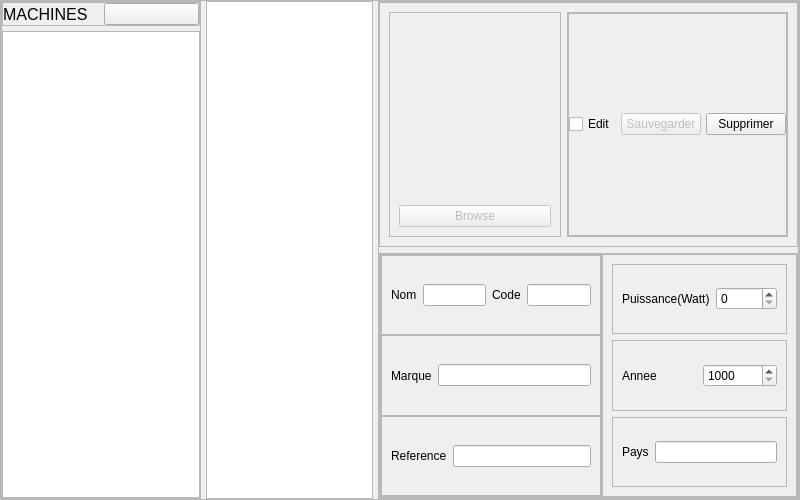
<?xml version="1.0" encoding="UTF-8"?>
<ui version="4.0">
 <class>MachineController</class>
 <widget class="QWidget" name="MachineController">
  <property name="geometry">
   <rect>
    <x>0</x>
    <y>0</y>
    <width>800</width>
    <height>500</height>
   </rect>
  </property>
  <property name="windowTitle">
   <string>Form</string>
  </property>
  <property name="styleSheet">
   <string notr="true"/>
  </property>
  <layout class="QHBoxLayout" name="horizontalLayout_5">
   <property name="spacing">
    <number>5</number>
   </property>
   <property name="leftMargin">
    <number>0</number>
   </property>
   <property name="topMargin">
    <number>0</number>
   </property>
   <property name="rightMargin">
    <number>0</number>
   </property>
   <property name="bottomMargin">
    <number>0</number>
   </property>
   <item>
    <widget class="QFrame" name="machineView">
     <property name="frameShape">
      <enum>QFrame::StyledPanel</enum>
     </property>
     <property name="frameShadow">
      <enum>QFrame::Raised</enum>
     </property>
     <layout class="QHBoxLayout" name="horizontalLayout_2">
      <property name="spacing">
       <number>5</number>
      </property>
      <property name="leftMargin">
       <number>0</number>
      </property>
      <property name="topMargin">
       <number>0</number>
      </property>
      <property name="rightMargin">
       <number>0</number>
      </property>
      <property name="bottomMargin">
       <number>0</number>
      </property>
      <item>
       <widget class="QFrame" name="machineListFrame">
        <property name="minimumSize">
         <size>
          <width>200</width>
          <height>0</height>
         </size>
        </property>
        <property name="maximumSize">
         <size>
          <width>200</width>
          <height>16777215</height>
         </size>
        </property>
        <property name="frameShape">
         <enum>QFrame::StyledPanel</enum>
        </property>
        <property name="frameShadow">
         <enum>QFrame::Plain</enum>
        </property>
        <layout class="QVBoxLayout" name="machineListLayout">
         <property name="spacing">
          <number>5</number>
         </property>
         <property name="leftMargin">
          <number>0</number>
         </property>
         <property name="topMargin">
          <number>0</number>
         </property>
         <property name="rightMargin">
          <number>0</number>
         </property>
         <property name="bottomMargin">
          <number>0</number>
         </property>
         <item>
          <widget class="QFrame" name="frame_6">
           <property name="maximumSize">
            <size>
             <width>16777215</width>
             <height>50</height>
            </size>
           </property>
           <property name="frameShape">
            <enum>QFrame::StyledPanel</enum>
           </property>
           <property name="frameShadow">
            <enum>QFrame::Plain</enum>
           </property>
           <layout class="QHBoxLayout" name="horizontalLayout">
            <property name="leftMargin">
             <number>0</number>
            </property>
            <property name="topMargin">
             <number>0</number>
            </property>
            <property name="rightMargin">
             <number>0</number>
            </property>
            <property name="bottomMargin">
             <number>0</number>
            </property>
            <item>
             <widget class="QLabel" name="label_10">
              <property name="font">
               <font>
                <family>Segoe UI</family>
                <pointsize>12</pointsize>
                <italic>false</italic>
                <bold>false</bold>
               </font>
              </property>
              <property name="text">
               <string>MACHINES</string>
              </property>
             </widget>
            </item>
            <item>
             <widget class="QPushButton" name="addBtn">
              <property name="text">
               <string/>
              </property>
              <property name="icon">
               <iconset>
                <normalon>:/assets/images/Add.png</normalon>
               </iconset>
              </property>
              <property name="iconSize">
               <size>
                <width>24</width>
                <height>24</height>
               </size>
              </property>
              <property name="flat">
               <bool>false</bool>
              </property>
             </widget>
            </item>
           </layout>
          </widget>
         </item>
         <item>
          <widget class="QListWidget" name="machineListWidget">
           <property name="spacing">
            <number>5</number>
           </property>
           <property name="gridSize">
            <size>
             <width>200</width>
             <height>50</height>
            </size>
           </property>
          </widget>
         </item>
        </layout>
       </widget>
      </item>
      <item>
       <widget class="QTreeWidget" name="machineTree">
        <property name="wordWrap">
         <bool>true</bool>
        </property>
        <property name="headerHidden">
         <bool>true</bool>
        </property>
        <column>
         <property name="text">
          <string notr="true">1</string>
         </property>
        </column>
       </widget>
      </item>
      <item>
       <widget class="QFrame" name="editFrame">
        <property name="frameShape">
         <enum>QFrame::StyledPanel</enum>
        </property>
        <property name="frameShadow">
         <enum>QFrame::Plain</enum>
        </property>
        <layout class="QVBoxLayout" name="editLayout">
         <property name="leftMargin">
          <number>0</number>
         </property>
         <property name="topMargin">
          <number>0</number>
         </property>
         <property name="rightMargin">
          <number>0</number>
         </property>
         <property name="bottomMargin">
          <number>0</number>
         </property>
         <item>
          <widget class="QFrame" name="frame_3">
           <property name="frameShape">
            <enum>QFrame::StyledPanel</enum>
           </property>
           <property name="frameShadow">
            <enum>QFrame::Plain</enum>
           </property>
           <layout class="QHBoxLayout" name="horizontalLayout_4">
            <item>
             <widget class="QFrame" name="frame_15">
              <property name="frameShape">
               <enum>QFrame::StyledPanel</enum>
              </property>
              <property name="frameShadow">
               <enum>QFrame::Raised</enum>
              </property>
              <layout class="QVBoxLayout" name="verticalLayout">
               <item>
                <widget class="QLabel" name="imgLabel">
                 <property name="maximumSize">
                  <size>
                   <width>300</width>
                   <height>250</height>
                  </size>
                 </property>
                 <property name="text">
                  <string/>
                 </property>
                 <property name="scaledContents">
                  <bool>true</bool>
                 </property>
                </widget>
               </item>
               <item>
                <widget class="QPushButton" name="browseBtn">
                 <property name="enabled">
                  <bool>false</bool>
                 </property>
                 <property name="text">
                  <string>Browse</string>
                 </property>
                </widget>
               </item>
              </layout>
             </widget>
            </item>
            <item>
             <widget class="QFrame" name="frame_7">
              <property name="frameShape">
               <enum>QFrame::StyledPanel</enum>
              </property>
              <property name="frameShadow">
               <enum>QFrame::Raised</enum>
              </property>
              <layout class="QVBoxLayout" name="verticalLayout_2">
               <property name="spacing">
                <number>0</number>
               </property>
               <property name="leftMargin">
                <number>0</number>
               </property>
               <property name="topMargin">
                <number>0</number>
               </property>
               <property name="rightMargin">
                <number>0</number>
               </property>
               <property name="bottomMargin">
                <number>0</number>
               </property>
               <item>
                <widget class="QFrame" name="frame_9">
                 <property name="frameShape">
                  <enum>QFrame::StyledPanel</enum>
                 </property>
                 <property name="frameShadow">
                  <enum>QFrame::Raised</enum>
                 </property>
                 <layout class="QHBoxLayout" name="horizontalLayout_8">
                  <property name="spacing">
                   <number>5</number>
                  </property>
                  <property name="leftMargin">
                   <number>0</number>
                  </property>
                  <property name="topMargin">
                   <number>0</number>
                  </property>
                  <property name="rightMargin">
                   <number>0</number>
                  </property>
                  <property name="bottomMargin">
                   <number>0</number>
                  </property>
                  <item>
                   <widget class="QCheckBox" name="editCheck">
                    <property name="text">
                     <string>Edit</string>
                    </property>
                   </widget>
                  </item>
                  <item>
                   <widget class="QPushButton" name="saveBtn">
                    <property name="enabled">
                     <bool>false</bool>
                    </property>
                    <property name="text">
                     <string>Sauvegarder</string>
                    </property>
                    <property name="icon">
                     <iconset>
                      <normalon>:/assets/images/Tick.png</normalon>
                     </iconset>
                    </property>
                   </widget>
                  </item>
                  <item>
                   <widget class="QPushButton" name="deleteBtn">
                    <property name="text">
                     <string>Supprimer</string>
                    </property>
                    <property name="icon">
                     <iconset>
                      <normalon>:/assets/images/Minus.png</normalon>
                     </iconset>
                    </property>
                   </widget>
                  </item>
                 </layout>
                </widget>
               </item>
              </layout>
             </widget>
            </item>
           </layout>
          </widget>
         </item>
         <item>
          <widget class="QFrame" name="frame_2">
           <property name="frameShape">
            <enum>QFrame::StyledPanel</enum>
           </property>
           <property name="frameShadow">
            <enum>QFrame::Plain</enum>
           </property>
           <layout class="QHBoxLayout" name="horizontalLayout_3">
            <property name="spacing">
             <number>0</number>
            </property>
            <property name="leftMargin">
             <number>0</number>
            </property>
            <property name="topMargin">
             <number>0</number>
            </property>
            <property name="rightMargin">
             <number>0</number>
            </property>
            <property name="bottomMargin">
             <number>0</number>
            </property>
            <item>
             <widget class="QFrame" name="frame_4">
              <property name="frameShape">
               <enum>QFrame::StyledPanel</enum>
              </property>
              <property name="frameShadow">
               <enum>QFrame::Raised</enum>
              </property>
              <layout class="QVBoxLayout" name="verticalLayout_3">
               <property name="spacing">
                <number>0</number>
               </property>
               <property name="leftMargin">
                <number>0</number>
               </property>
               <property name="topMargin">
                <number>0</number>
               </property>
               <property name="rightMargin">
                <number>0</number>
               </property>
               <property name="bottomMargin">
                <number>0</number>
               </property>
               <item>
                <widget class="QFrame" name="frame_8">
                 <property name="frameShape">
                  <enum>QFrame::StyledPanel</enum>
                 </property>
                 <property name="frameShadow">
                  <enum>QFrame::Raised</enum>
                 </property>
                 <layout class="QHBoxLayout" name="horizontalLayout_10">
                  <item>
                   <widget class="QLabel" name="nom_codeLabel">
                    <property name="text">
                     <string>Nom</string>
                    </property>
                    <property name="textFormat">
                     <enum>Qt::RichText</enum>
                    </property>
                   </widget>
                  </item>
                  <item>
                   <widget class="QLineEdit" name="nameEdit">
                    <property name="readOnly">
                     <bool>true</bool>
                    </property>
                   </widget>
                  </item>
                  <item>
                   <widget class="QLabel" name="label">
                    <property name="text">
                     <string>Code</string>
                    </property>
                   </widget>
                  </item>
                  <item>
                   <widget class="QLineEdit" name="codeEdit">
                    <property name="readOnly">
                     <bool>true</bool>
                    </property>
                   </widget>
                  </item>
                 </layout>
                </widget>
               </item>
               <item>
                <widget class="QFrame" name="frame_10">
                 <property name="frameShape">
                  <enum>QFrame::StyledPanel</enum>
                 </property>
                 <property name="frameShadow">
                  <enum>QFrame::Raised</enum>
                 </property>
                 <layout class="QHBoxLayout" name="horizontalLayout_9">
                  <item>
                   <widget class="QLabel" name="marqueLabel">
                    <property name="text">
                     <string>Marque</string>
                    </property>
                   </widget>
                  </item>
                  <item>
                   <widget class="QLineEdit" name="marqueEdit">
                    <property name="readOnly">
                     <bool>true</bool>
                    </property>
                   </widget>
                  </item>
                 </layout>
                </widget>
               </item>
               <item>
                <widget class="QFrame" name="frame_11">
                 <property name="frameShape">
                  <enum>QFrame::StyledPanel</enum>
                 </property>
                 <property name="frameShadow">
                  <enum>QFrame::Raised</enum>
                 </property>
                 <layout class="QHBoxLayout" name="horizontalLayout_7">
                  <item>
                   <widget class="QLabel" name="referenceLabel">
                    <property name="text">
                     <string>Reference</string>
                    </property>
                   </widget>
                  </item>
                  <item>
                   <widget class="QLineEdit" name="refEdit">
                    <property name="readOnly">
                     <bool>true</bool>
                    </property>
                   </widget>
                  </item>
                 </layout>
                </widget>
               </item>
              </layout>
             </widget>
            </item>
            <item>
             <widget class="QFrame" name="frame_5">
              <property name="frameShape">
               <enum>QFrame::StyledPanel</enum>
              </property>
              <property name="frameShadow">
               <enum>QFrame::Raised</enum>
              </property>
              <layout class="QVBoxLayout" name="verticalLayout_4">
               <item>
                <widget class="QFrame" name="frame_12">
                 <property name="frameShape">
                  <enum>QFrame::StyledPanel</enum>
                 </property>
                 <property name="frameShadow">
                  <enum>QFrame::Raised</enum>
                 </property>
                 <layout class="QHBoxLayout" name="horizontalLayout_11">
                  <item>
                   <widget class="QLabel" name="puissanceLabel">
                    <property name="text">
                     <string>Puissance(Watt)</string>
                    </property>
                   </widget>
                  </item>
                  <item>
                   <widget class="QSpinBox" name="powerEdit">
                    <property name="maximum">
                     <number>10000</number>
                    </property>
                   </widget>
                  </item>
                 </layout>
                </widget>
               </item>
               <item>
                <widget class="QFrame" name="frame_13">
                 <property name="frameShape">
                  <enum>QFrame::StyledPanel</enum>
                 </property>
                 <property name="frameShadow">
                  <enum>QFrame::Raised</enum>
                 </property>
                 <layout class="QHBoxLayout" name="horizontalLayout_12">
                  <item>
                   <widget class="QLabel" name="anneeLabel">
                    <property name="text">
                     <string>Annee</string>
                    </property>
                   </widget>
                  </item>
                  <item>
                   <widget class="QSpinBox" name="yearEdit">
                    <property name="minimum">
                     <number>1000</number>
                    </property>
                    <property name="maximum">
                     <number>3000</number>
                    </property>
                   </widget>
                  </item>
                 </layout>
                </widget>
               </item>
               <item>
                <widget class="QFrame" name="frame_14">
                 <property name="frameShape">
                  <enum>QFrame::StyledPanel</enum>
                 </property>
                 <property name="frameShadow">
                  <enum>QFrame::Raised</enum>
                 </property>
                 <layout class="QHBoxLayout" name="horizontalLayout_13">
                  <item>
                   <widget class="QLabel" name="paysLabel">
                    <property name="text">
                     <string>Pays</string>
                    </property>
                   </widget>
                  </item>
                  <item>
                   <widget class="QLineEdit" name="paysEdit">
                    <property name="readOnly">
                     <bool>true</bool>
                    </property>
                   </widget>
                  </item>
                 </layout>
                </widget>
               </item>
              </layout>
             </widget>
            </item>
           </layout>
          </widget>
         </item>
        </layout>
       </widget>
      </item>
     </layout>
    </widget>
   </item>
  </layout>
 </widget>
 <resources/>
 <connections/>
</ui>
